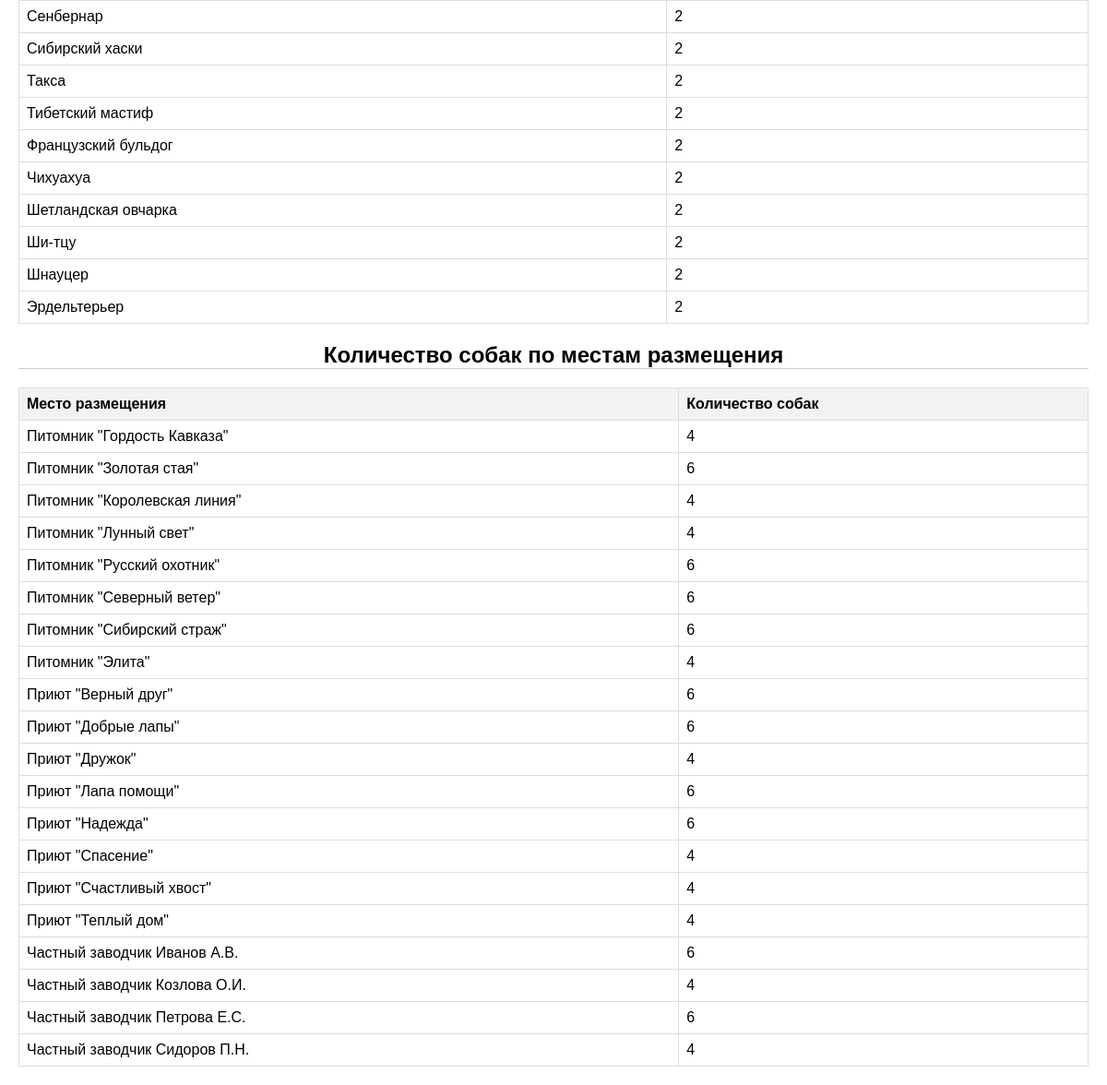
/stats (lower part), run on an earlier commit of the app's database.
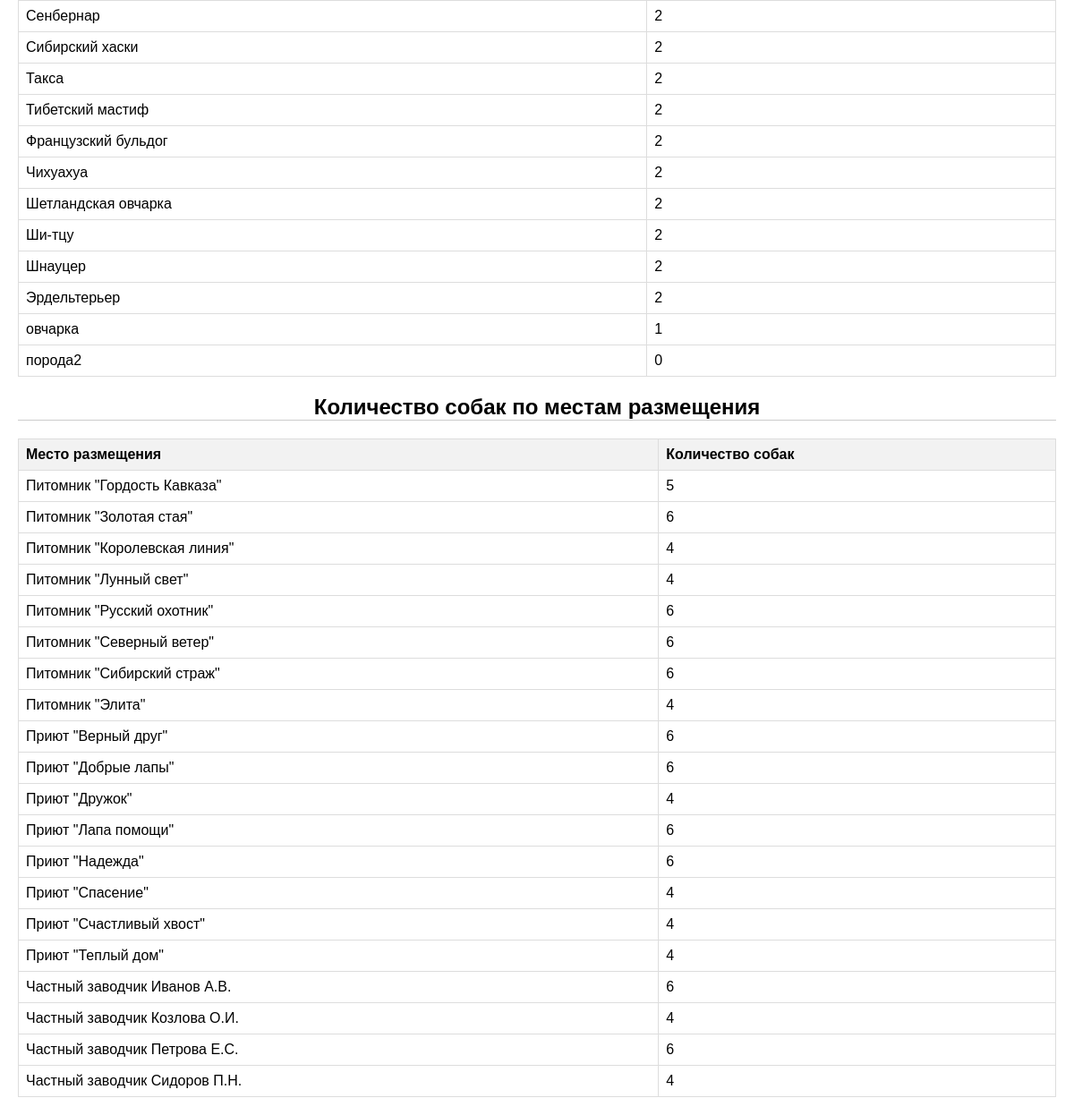
And on a later commit of the database.
### tables this page shows
CREATE TABLE breeds (
    id INTEGER PRIMARY KEY AUTOINCREMENT,
    breed_name VARCHAR(100) NOT NULL,
    breed_group VARCHAR(50),
    origin_country VARCHAR(50),
    average_lifes INTEGER,
    typical_use VARCHAR(100),
    common_health_issues VARCHAR(200),
    recommended_vaccinations VARCHAR(200),
    veterinary_care VARCHAR(50),
    average_weight_male FLOAT,
    average_weight_female FLOAT,
    trainability_level VARCHAR(50),
    recommended_training_age INTEGER,
    common_behavioral_issues VARCHAR(200),
    preferred_training_methods VARCHAR(200),
    typical_learning_period INTEGER
);

CREATE TABLE locations (
    id INTEGER PRIMARY KEY AUTOINCREMENT,
    location_name VARCHAR(100) NOT NULL,
    location_type VARCHAR(50),
    address VARCHAR(200),
    contact_info VARCHAR(100),
    price FLOAT,
    availability INTEGER,
    website VARCHAR(200)
);

### flask_app.py (the view)
@app.route('/stats')
def stats():
    with get_db_connection() as conn:
        by_breed = conn.execute("""
            SELECT b.breed_name, COALESCE(COUNT(d.id), 0) AS dog_count
            FROM breeds b
            LEFT JOIN dogs d ON d.breeds_id = b.id
            GROUP BY b.breed_name
            ORDER BY b.breed_name
        """).fetchall()
        by_location = conn.execute("""
            SELECT l.location_name, COALESCE(COUNT(d.id), 0) AS dog_count
            FROM locations l
            LEFT JOIN dogs d ON d.location_id = l.id
            GROUP BY l.location_name
            ORDER BY l.location_name
        """).fetchall()
    return render_template('stats.html', by_breed=by_breed, by_location=by_location)

### flask_app.py (called while the page is built)
def get_db_connection():
    conn = sqlite3.connect(DB_PATH, timeout=10)
    conn.row_factory = sqlite3.Row
    return conn

### templates/stats.html (shortened to what this page needs)
<!DOCTYPE html>
<html lang="ru">
<head>
    <link rel="stylesheet" href="{{ url_for('static', filename='style.css') }}">
</head>
<body>
    <table>
        {% for item in by_breed %}
        <tr><td>{{ item['breed_name'] }}</td><td>{{ item['dog_count'] }}</td></tr>
        {% endfor %}
    </table>
    <h2>Количество собак по местам размещения</h2>
    <table>
        <tr><th>Место размещения</th><th>Количество собак</th></tr>
        {% for item in by_location %}
        <tr><td>{{ item['location_name'] }}</td><td>{{ item['dog_count'] }}</td></tr>
        {% endfor %}
    </table>
</body>
</html>

What changed in the data, as far as the page shows it:
added breeds: breed_name "овчарка", dog_count "1"
added breeds: breed_name "порода2", dog_count "0"
computed for locations "Питомник \"Гордость Кавказа\"": dog_count "4" → "5"
